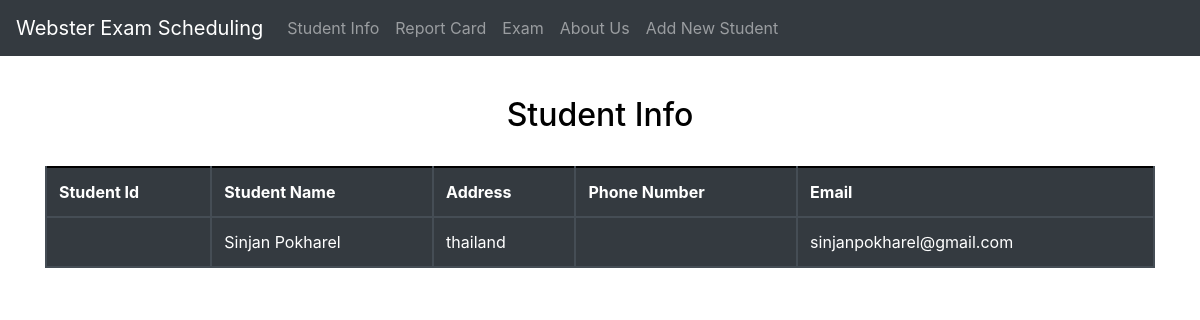
The page / on the database its author committed.
### tables this page shows
CREATE TABLE Student
(
  Student_ID_number INT(10) NOT NULL,
  Student_Name VARCHAR(255) NOT NULL,
  Phone_number NUMERIC(10) NOT NULL,
  Address VARCHAR(255) NOT NULL,
  Email VARCHAR(255) NOT NULL,
  PRIMARY KEY (Student_ID_number)
);

### index.php (the view, shortened to what this page needs)
<!DOCTYPE html>
<html lang="en">
<head>
<link rel="stylesheet" href="https://maxcdn.bootstrapcdn.com/bootstrap/4.4.1/css/bootstrap.min.css">
</head>
</head>
<body>
<nav class="navbar navbar-expand-sm bg-dark navbar-dark fixed-top">
<a class="navbar-brand" href="login.php"> Webster Exam Scheduling</a>
<ul class="navbar-nav">
<li class="nav-item">
<a class="nav-link" href="index.php">Student Info</a>
</li>
<li class="nav-item">
<a class="nav-link" href="Report.php">Report Card</a>
</li>
<li class="nav-item">
<a class="nav-link" href="exam.php">Exam</a>
</li>
<li class="nav-item">
<a class="nav-link" href="describtion.php">About Us</a>
</li>
<li class="nav-item">
<a class="nav-link" href="Add_Student.html">Add New Student</a>
</li>
</ul>
</nav>
<?php
require('connect.php');
$sql = "SELECT * from Student;  ";
$result = $conn->query($sql);
if ($result->num_rows > 0)
{
    echo'
    <div class="container">
    <table class="table table-dark table-hover">
    <br><br><br><br>
<h2 style="color:Black"; align="center" class="w3-myfont">Student Info</h2>
<br/>
<th>Student Id</th>
<th>Student Name</th>
<th>Address</th>
<th>Phone Number</th>
<th>Email</th>
</tr>';
    while($row = $result->fetch_assoc())
 {
echo "<tr>
<td>" . $row["Student_ID"]. "</td>
<td>" . $row["Student_Name"]. "</td>
<td>" . $row["Address"]. "</td>
<td>" . $row["Phone_Number"]. "</td>
<td>" . $row["Email"]. "</td>
</tr>";
    }
 echo "</table>";
} else {
    echo "0 results";
}
?>
</body>
</html>

### index.php (style rules this page uses)
table, th, td { border: 2px solid black; border-spacing: 1px; }
th, td { padding: 5px; }
th { text-align: left; }
table { width: 80%; background-color: white ; }
table { border-spacing: 2px; }

### rows shown on the page
student: Student_Name "Sinjan Pokharel", Address "thailand", Email "sinjanpokharel@gmail.com"
